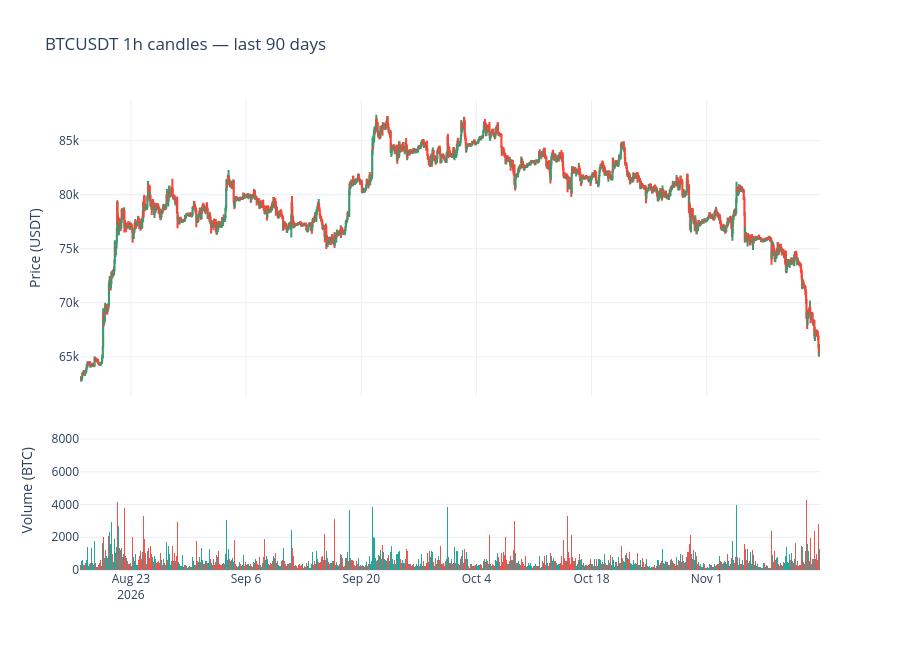

Source (notebook cell):
### Markdown cell above
## 4. Visualize clean data

### 4.1 Candlestick + volume (interactive — zoom, pan, hover)
Green = price closed higher than it opened in that hour, red = lower.

### Code cell
def plot_candlestick(df: pd.DataFrame, title: str) -> go.Figure:
    """Interactive candlestick chart with a volume bar panel below."""
    fig = make_subplots(rows=2, cols=1, shared_xaxes=True,
                        row_heights=[0.65, 0.35], vertical_spacing=0.03)
    fig.add_trace(go.Candlestick(x=df.index,
                                 open=df["Open Price"], high=df["High Price"],
                                 low=df["Low Price"], close=df["Close Price"],
                                 name="Price"), row=1, col=1)
    colors = np.where(df["Close Price"] >= df["Open Price"], "#26a69a", "#ef5350")
    fig.add_trace(go.Bar(x=df.index, y=df["Volume (BTC)"],
                         marker_color=colors, marker_line_width=0,
                         name="Volume (BTC)"), row=2, col=1)
    fig.update_layout(title=title, height=650, template="plotly_white",
                      xaxis_rangeslider_visible=False, showlegend=False,
                      bargap=0)
    fig.update_yaxes(title_text="Price (USDT)", row=1, col=1)
    fig.update_yaxes(title_text="Volume (BTC)", row=2, col=1)
    return fig


plot_candlestick(candles, f"{SYMBOL} {INTERVAL} candles — last {LOOKBACK_DAYS} days").show()

### Figure 1 — Plotly figure (JSON) as saved in the notebook; plotly's stock layout.template omitted (floating-point values rounded to 4 significant figures; data arrays with more than 128 entries replaced by an {"elided": "..."} marker saying what was removed)
{"data": [{"close": {"elided": "2159 float values"}, "high": {"elided": "2159 float values"}, "low": {"elided": "2159 float values"}, "name": "Price", "open": {"elided": "2159 float values"}, "type": "candlestick", "x": {"elided": "2159 str values"}, "xaxis": "x", "yaxis": "y"}, {"marker": {"color": {"elided": "2159 str values"}, "line": {"width": 0}}, "name": "Volume (BTC)", "type": "bar", "x": {"elided": "2159 str values"}, "xaxis": "x2", "y": {"elided": "2159 float values"}, "yaxis": "y2"}], "layout": {"bargap": 0, "height": 650, "showlegend": false, "title": {"text": "BTCUSDT 1h candles — last 90 days"}, "xaxis": {"anchor": "y", "domain": [0, 1], "matches": "x2", "rangeslider": {"visible": false}, "showticklabels": false}, "xaxis2": {"anchor": "y2", "domain": [0, 1]}, "yaxis": {"anchor": "x", "domain": [0.3695, 1.0], "title": {"text": "Price (USDT)"}}, "yaxis2": {"anchor": "x2", "domain": [0, 0.3395], "title": {"text": "Volume (BTC)"}}}}
